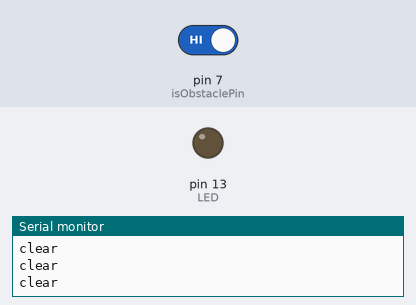
Bench run of a sketch on a simulated Arduino Uno, built with avr-gcc and run on an emulated ATmega328P. On the bench: output pins drawn as LEDs (lit = HIGH), the last lines printed to the serial monitor. Inputs (shaded band) come from the test bench; at power-on: pin 7 (isObstaclePin) HIGH.

Above: at 1.2 s.
1.3 s: pin 7 (isObstaclePin) driven LOW
At 2.5 s:
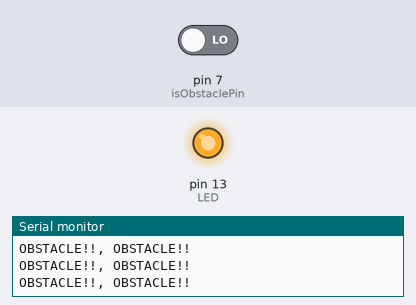
2.9 s: pin 7 (isObstaclePin) driven HIGH
At 3.7 s:
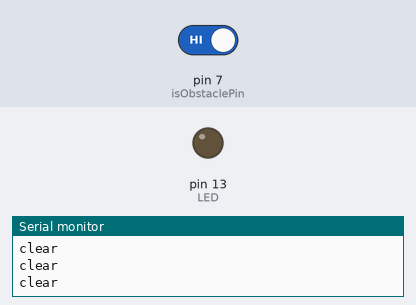
Timing chart, 0 to 5.9 s (numbered marks = the images above; inputs shaded):
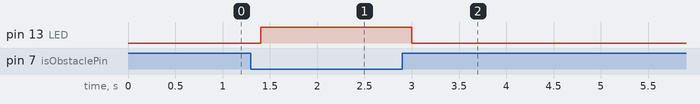

The sketch:

irLightSensor.ino
```cpp
// InfraRed Light Sensor Obstacle Detection

//setup hardware connections
int LED = 13; // Use the onboard Uno LED
int isObstaclePin = 7;  // This is our input pin
int isObstacle = HIGH;  // HIGH MEANS NO OBSTACLE

//setup inputs and outputs
void setup() {
  pinMode(LED, OUTPUT);
  pinMode(isObstaclePin, INPUT);
  Serial.begin(9600);
  Serial.println("Setup Complete");
}

void loop() {

  isObstacle = digitalRead(isObstaclePin);

  //uses a conditional known as an "if else" statement to make decisions
  //this is the "if" part and it checks for the condition: if an obstacle is detected
  //An obstacle detected - run the following code
  if (isObstacle == LOW)
  {
    //obstacle is found so send message to serial monitor
    Serial.println("OBSTACLE!!, OBSTACLE!!");
    //turn on LED
    digitalWrite(LED, HIGH);
  }
  //this is the "else" part and it only works when the condition: an obstacle is not detected
  //No obstacle detected - run the following code
  else
  {
    //obstacle is not found so send message to serial monitor
    Serial.println("clear");
    //turn off LED
    digitalWrite(LED, LOW);
  }
  //wait 0.2 seconds before the program is repeated
  delay(200);

  //notice how there is no "shutdown" function, this means the program will be repeat until the power is shut off
}
```

Measured:
- after the input at 1.3 s, pin 13 (LED): LOW → HIGH after 0.10 s
- after the input at 2.9 s, pin 13 (LED): HIGH → LOW after 0.10 s
